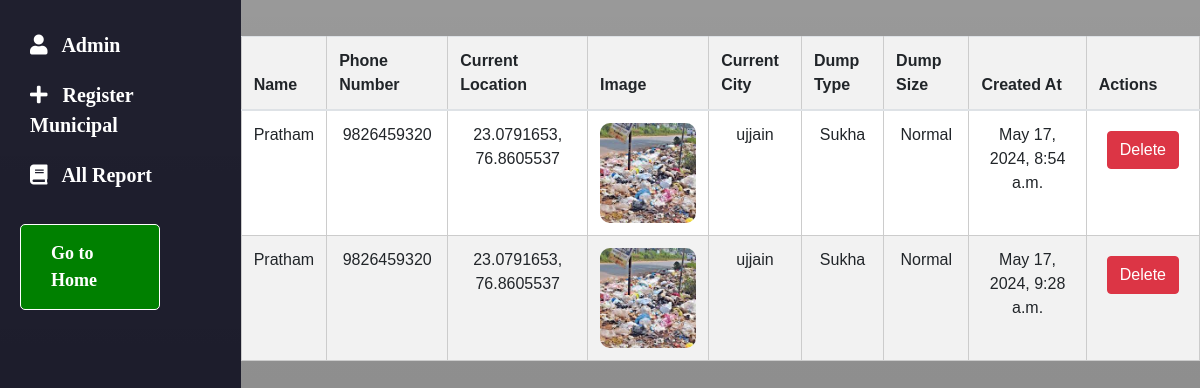
Page /list/ on the committed database.
### home/models.py (models this page shows, shortened)
class Dump(models.Model):
    name = models.CharField(max_length=100)
    phone_number = models.CharField(max_length=20)
    current_location = models.CharField(max_length=100)
    image = models.ImageField(upload_to='dump_images/')
    current_city = models.CharField(max_length=100)
    dump_type = models.CharField(max_length=20, choices=(('Sukha', 'Sukha'), ('Gilla', 'Gilla')))
    dump_size = models.CharField(max_length=20, choices=(('Small', 'Small'), ('Normal', 'Normal'), ('Large', 'Large')))
    created_at = models.DateTimeField(auto_now_add=True)

### home/views.py (the view)
# urls.py: path('list/', dump_list, name='dump_list'),
def dump_list(request):
    dumps = Dump.objects.all()
    return render(request, 'dump_list.html', {'dumps': dumps})

### home/templates/dump_list.html (shortened to what this page needs)
{% extends "base.html" %}
{% block start %}
<!DOCTYPE html>
<html lang="en">
<head>
    <link href="https://maxcdn.bootstrapcdn.com/bootstrap/4.5.2/css/bootstrap.min.css" rel="stylesheet">
    <link rel="stylesheet" href="https://cdnjs.cloudflare.com/ajax/libs/font-awesome/5.15.4/css/all.min.css">
</head>
</head>
<body>
    <div class="side-panel">
        <div class="options">
            <a href="#"><i class="fas fa-user"></i> Admin</a>
            <a href="{% url 'municipality_form' %}"><i class="fas fa-plus"></i> Register Municipal</a>
            <a href="{% url 'dump_list' %}"><i class="fas fa-book"></i> All Report</a>
            <br>
            <a id="back" href="{% url 'admin_home' %}">Go to Home</a>
        </div>
    </div>
    <div class="class mt-3 ">
    <table class="table ">
        <thead>
        <tr>
            <th>Name</th>
            <th>Phone Number</th>
            <th>Current Location</th>
            <th>Image</th>
            <th>Current City</th>
            <th>Dump Type</th>
            <th>Dump Size</th>
            <th>Created At</th>
            <th>Actions</th>
        </tr>
    </thead>
    <tbody>
        {% for dump in dumps %}
        <tr>
            <td>{{ dump.name }}</td>
            <td>{{ dump.phone_number }}</td>
            <td>{{ dump.current_location }}</td>
            <td>
                {% if dump.image %}
                    <img src="{{ dump.image.url }}" alt="{{ dump.name }}">
                {% else %}
                    No image available
                {% endif %}
            </td>
            <td>{{ dump.current_city }}</td>
            <td>{{ dump.dump_type }}</td>
            <td>{{ dump.dump_size }}</td>
            <td>{{ dump.created_at }}</td>
            <td><a href="/delete_dump/{{dump.id}}" class="btn btn-danger m-2">Delete</a></td>
        </tr>
        {% endfor %}
    </tbody>
    </table>
    </div>
    {% endblock %}

### home/templates/base.html (shortened to what this page needs)
<!DOCTYPE html>
<html lang="en">
<head>
</head>
<body>
    {% block start %}
    {% endblock %}
</body>
</html>

### home/templates/base.html (style rules this page uses)
table { width: 80%; margin: 20px auto 0; border-collapse: collapse; }
th, td { padding: 10px; text-align: center; border: 1px solid #ccc; }
th { background-color: #f2f2f2; }
tr:nth-child(even) { background-color: #f2f2f2; }
tr { background-color: white; }

### home/templates/dump_list.html (style rules this page uses)
body { background-image: linear-gradient(rgba(0, 0, 0, 0.4), rgba(0, 0, 0, 0.5)), url('https://i.ibb.co/KNHrttG/l.jpg'); background-size: cover; background-repeat: no-repeat; display: flex; justify-content: space-between; font-family: Arial, sans-serif; margin: 0; padding: 0; }
.side-panel { width: 290px; background-color: rgba(2, 2, 21, 0.8); padding: 20px; height: 900px; color: white; }
.options { margin-bottom: 20px; }
.options a { display: block; padding: 10px; text-decoration: none; color: white; font-family: 'Times New Roman', Times, serif; font-weight: bold; font-size: 20px; transition: background-color 0.3s ease; }
.options a i { color: white; margin-right: 10px; }
img { max-width: 150px; max-height: 100px; border-radius: 10px; }
#back { background-color: green; border: 1px solid white; color: white; font-size: 18px; width: 70%; justify-content: center; font-weight: bold; border-radius: 5px; padding: 15px 30px; cursor: pointer; }

### rows in the picture
Dump: name "Pratham", phone_number "9826459320", current_location "23.0791653, 76.8605537", image (picture), current_city "ujjain", dump_type "Sukha", dump_size "Normal", created_at "May 17, 2024, 8:54 a.m."
Dump: name "Pratham", phone_number "9826459320", current_location "23.0791653, 76.8605537", image (picture), current_city "ujjain", dump_type "Sukha", dump_size "Normal", created_at "May 17, 2024, 9:28 a.m."
